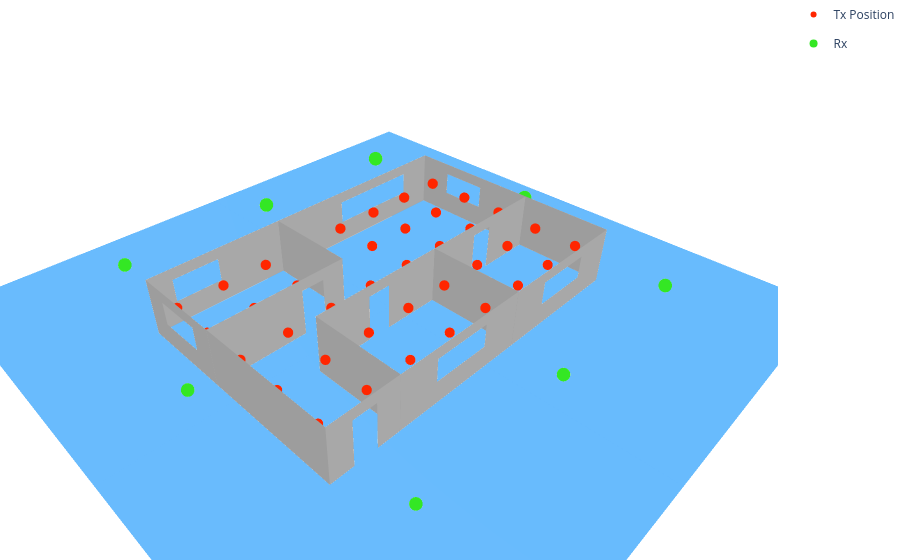

Source (notebook cell):
### Code cell
import mitsuba as mi
import numpy as np
import plotly.graph_objects as go

# Create the figure
fig = go.Figure()

# --- STEP 1: Plot the Walls / Buildings ---
params = mi.traverse(scene._scene)
for key in params.keys():
    if key.endswith('.vertex_positions'):
        mesh_name = key.split('.')[0]
        v_flat = params[key].numpy()
        vertices = v_flat.reshape(-1, 3)
        
        f_key = f"{mesh_name}.faces"
        if f_key in params:
            f_flat = params[f_key].numpy()
            faces = f_flat.reshape(-1, 3)
            
            if mesh_name == "elm__7":  # Ground plane
                fig.add_trace(go.Mesh3d(
                    x=vertices[:, 0], y=vertices[:, 1], z=vertices[:, 2],
                    i=faces[:, 0], j=faces[:, 1], k=faces[:, 2],
                    name='Ground',
                    opacity=0.8,            
                    color="#41A8FC", 
                    flatshading=True,
                    hoverinfo='name'
                ))
            else:  # Other walls/buildings
                fig.add_trace(go.Mesh3d(
                    x=vertices[:, 0], y=vertices[:, 1], z=vertices[:, 2],
                    i=faces[:, 0], j=faces[:, 1], k=faces[:, 2],
                    name=mesh_name.replace('mesh-', ''),
                    opacity=1,            
                    color="#C4C4C4", 
                    flatshading=True,
                    hoverinfo='name'
                ))

# --- STEP 2 & 3: Antennas and Multi-Receiver Rays ---
path_vertices = paths.vertices.numpy()
is_valid = paths.valid.numpy()
interactions = paths.interactions.numpy()

tx_list = list(scene.transmitters.values())
rx_list = list(scene.receivers.values())

tx_coords = [tx.position.numpy().flatten() for tx in tx_list]
rx_coords = [rx.position.numpy().flatten() for rx in rx_list]

TX_positions = np.zeros((8, 5, 3))
x_axis = np.linspace(-7, 7, 8)
y_axis = np.linspace(-4, 4, 5)
x_axis, y_axis = np.meshgrid(x_axis, y_axis, indexing='ij')
TX_positions[:, :, 0] = x_axis
TX_positions[:, :, 1] = y_axis
TX_positions[:, :, 2] = 1.5

for i, tx_position in enumerate(TX_positions.reshape(-1, 3)):
    fig.add_trace(go.Scatter3d(
        x=[tx_position[0]], y=[tx_position[1]], z=[tx_position[2]],
        mode='markers', name=f'Tx Position', showlegend=(i == 0),
        marker=dict(size=6, color="#FF2600", symbol='circle')
    ))

# Plot Transmitters
# for t_idx, tx in enumerate(tx_list):
#     fig.add_trace(go.Scatter3d(
#         x=[tx_coords[t_idx][0]], y=[tx_coords[t_idx][1]], z=[tx_coords[t_idx][2]],
#         mode='markers', name=f'Tx',
#         marker=dict(size=8, color="#FF2600", symbol='circle')
#     ))

# Plot Receivers
for r_idx, rx in enumerate(rx_list):
    fig.add_trace(go.Scatter3d(
        x=[rx_coords[r_idx][0]], y=[rx_coords[r_idx][1]], z=[rx_coords[r_idx][2]],
        mode='markers', legendgroup='Rx', name=f'Rx', showlegend=(r_idx == 0),
        marker=dict(size=8, color="#34E724", symbol='circle')
    ))

# 2. Force the arrays into the exact dimensions we need
num_rx = len(rx_list)
num_tx = len(tx_list)
num_paths = is_valid.shape[-1]         
max_depth = interactions.shape[0]      

v_sq = np.zeros((num_rx, num_tx, num_paths, max_depth, 3))
val_sq = np.zeros((num_rx, num_tx, num_paths))
int_sq = np.zeros((num_rx, num_tx, num_paths, max_depth))

for r in range(num_rx):
    for t in range(num_tx):
        for p in range(num_paths):
            v_sq[r, t, p] = path_vertices[:, r, t, p, :]
            val_sq[r, t, p] = is_valid[r, t, p]
            int_sq[r, t, p] = interactions[:, r, t, p]

# --- Setup for Colors and Legends ---
rx_colors = ['rgb(255, 215, 0)',   # Gold
             'rgb(0, 255, 255)',   # Cyan
             'rgb(255, 105, 180)', # Hot Pink
             "#40FF40",   # Lime Green
             'rgb(147, 112, 219)'] # Purple

legend_added = {r: False for r in range(num_rx)}

# 3. Iterate through the grid and pair every ray to its correct Rx and Tx
for r in range(0, 0):
    current_rx_pos = rx_coords[r] 
    
    for t in range(num_tx):
        current_tx_pos = tx_coords[t] 
        
        for p in range(num_paths):
            if val_sq[r, t, p]: 
                ray_bounces = v_sq[r, t, p]
                interacts = int_sq[r, t, p]
                
                num_bounces = np.sum(interacts != 0)
                valid_bounces = ray_bounces[:num_bounces]
                full_path = np.vstack([current_tx_pos, valid_bounces, current_rx_pos])

                color = rx_colors[r % len(rx_colors)]
                show_leg = not legend_added[r]
                if show_leg:
                    legend_added[r] = True

                fig.add_trace(go.Scatter3d(
                    x=full_path[:, 0], y=full_path[:, 1], z=full_path[:, 2],
                    mode='lines',
                    name=f'Rays to Rx{r+1}',      
                    legendgroup=f'Rx_{r+1}',       
                    showlegend=show_leg,         
                    line=dict(color=color, width=2.5),
                    hoverinfo='name' 
                ))

# --- STEP 4: Minimalist White Layout & Export ---
fig.update_layout(
    paper_bgcolor='white', # Sets the canvas background to white
    plot_bgcolor='white',  # Sets the plotting area to white
    scene=dict(
        aspectmode='data', 
        
        # Completely strips grids, backgrounds, titles, and numbers from all axes
        xaxis=dict(showgrid=False, showbackground=False, showticklabels=False, title=''),
        yaxis=dict(showgrid=False, showbackground=False, showticklabels=False, title=''),
        zaxis=dict(showgrid=False, showbackground=False, showticklabels=False, title='')
    ),
    margin=dict(l=0, r=0, b=0, t=0),
    showlegend=True
)

# Show the interactive plot in the notebook
fig.show()

### Figure 1 — Plotly figure (JSON) as saved in the notebook; plotly's stock layout.template omitted (floating-point values rounded to 4 significant figures)
{"data": [{"color": "#C4C4C4", "flatshading": true, "hoverinfo": "name", "i": [0, 3, 3, 0, 0, 7, 10, 10, 7, 13, 15, 12, 16, 12, 12, 13, 3, 14, 3, 17, 19, 21, 21, 17, 21, 23, 23, 25, 27, 27, 25, 31, 25, 34, 36, 31, 31, 29, 29, 34, 34, 37, 39, 41, 41, 37, 41, 43, 43, 45, 45, 49, 52, 52, 56, 57, 59, 51, 60, 51, 51, 61, 61, 65, 65, 69, 72, 72, 69, 72, 76], "j": [1, 4, 5, 2, 3, 8, 6, 5, 9, 14, 7, 10, 13, 11, 16, 4, 9, 13, 8, 18, 20, 22, 23, 19, 24, 22, 19, 26, 28, 29, 27, 32, 30, 35, 25, 33, 34, 28, 33, 27, 26, 38, 40, 42, 43, 39, 44, 42, 39, 46, 47, 50, 53, 54, 49, 58, 56, 52, 57, 55, 60, 62, 63, 66, 67, 70, 73, 74, 71, 75, 72], "k": [2, 5, 6, 3, 6, 9, 5, 11, 12, 15, 12, 11, 15, 16, 15, 3, 8, 3, 14, 19, 21, 23, 24, 21, 17, 19, 18, 27, 29, 30, 30, 33, 31, 36, 31, 34, 36, 33, 32, 26, 35, 39, 41, 43, 44, 41, 37, 39, 38, 47, 48, 51, 54, 55, 51, 59, 51, 55, 59, 60, 59, 63, 64, 67, 68, 71, 74, 75, 76, 69, 69], "name": "no-name-2", "opacity": 1, "type": "mesh3d", "x": [6.5, 6.5, 7.5, 7.5, 2.75, 2.75, 5.5, -5.75, -5.75, -7.5, 5.5, 2.75, -7.5, 0.25, -3.25, -3.25, 0.25, 7.5, 7.5, 7.5, 7.5, 7.5, 7.5, 7.5, 7.5, 4.5, 6.5, 7.5, -7.5, -6.0, -2.0, -2.0, -6.0, -7.5, 7.5, 6.5, 4.5, -7.5, -7.5, -7.5, -7.5, -7.5, -7.5, -7.5, -7.5, 4.5, 4.5, 4.5, 4.5, 2.0, 4.5, 4.5, -7.5, -7.5, -5.0, -5.0, 2.0, -4.0, 1.0, 1.0, -4.0, -1.5, -1.5, -1.5, -1.5, 1.5, 1.5, 1.5, 1.5, 3.5, 3.5, 7.5, 1.5, 1.5, 2.5, 2.5, 7.5], "y": [5.0, 5.0, 5.0, 5.0, 5.0, 5.0, 5.0, 5.0, 5.0, 5.0, 5.0, 5.0, 5.0, 5.0, 5.0, 5.0, 5.0, -2.0, -4.0, -5.0, 5.0, 5.0, -5.0, -4.0, -2.0, -5.0, -5.0, -5.0, -5.0, -5.0, -5.0, -5.0, -5.0, -5.0, -5.0, -5.0, -5.0, -1.5, -3.5, -5.0, 5.0, 5.0, -5.0, -3.5, -1.5, 1.0, 5.0, 5.0, 1.0, 1.0, 1.0, 1.0, 1.0, 1.0, 1.0, 1.0, 1.0, 1.0, 1.0, 1.0, 1.0, 1.0, 5.0, 5.0, 1.0, -5.0, -1.0, -1.0, -5.0, -1.0, -1.0, -1.0, -1.0, -1.0, -1.0, -1.0, -1.0], "z": [2.0, 0.0, 0.0, 2.5, 2.0, 1.708, 2.0, 1.0, 2.0, 2.5, 0.0, 1.0, 0.0, 2.0, 2.0, 1.0, 1.0, 1.0, 1.0, 0.0, 0.0, 2.5, 2.5, 2.0, 2.0, 2.0, 2.0, 2.5, 2.5, 2.0, 2.0, 1.0, 1.0, 0.0, 0.0, 1.0, 1.0, 1.0, 1.0, 0.0, 0.0, 2.5, 2.5, 2.0, 2.0, 0.0, 0.0, 2.5, 2.5, 0.0, 0.0, 2.5, 2.5, 0.0, 0.0, 2.0, 2.0, 0.0, 0.0, 2.0, 2.0, 0.0, 0.0, 2.5, 2.5, 0.0, 0.0, 2.5, 2.5, 2.0, 0.0, 0.0, 2.5, 0.0, 0.0, 2.0, 2.5]}, {"color": "#41A8FC", "flatshading": true, "hoverinfo": "name", "i": [0, 0], "j": [1, 2], "k": [2, 3], "name": "Ground", "opacity": 0.8, "type": "mesh3d", "x": [-12.5, 12.5, 12.5, -12.5], "y": [-12.5, -12.5, 12.5, 12.5], "z": [0.0, 0.0, 0.0, 0.0]}, {"marker": {"color": "#FF2600", "size": 6, "symbol": "circle"}, "mode": "markers", "name": "Tx Position", "showlegend": true, "type": "scatter3d", "x": [-7], "y": [-4], "z": [1.5]}, {"marker": {"color": "#FF2600", "size": 6, "symbol": "circle"}, "mode": "markers", "name": "Tx Position", "showlegend": false, "type": "scatter3d", "x": [-7], "y": [-2], "z": [1.5]}, {"marker": {"color": "#FF2600", "size": 6, "symbol": "circle"}, "mode": "markers", "name": "Tx Position", "showlegend": false, "type": "scatter3d", "x": [-7], "y": [0], "z": [1.5]}, {"marker": {"color": "#FF2600", "size": 6, "symbol": "circle"}, "mode": "markers", "name": "Tx Position", "showlegend": false, "type": "scatter3d", "x": [-7], "y": [2], "z": [1.5]}, {"marker": {"color": "#FF2600", "size": 6, "symbol": "circle"}, "mode": "markers", "name": "Tx Position", "showlegend": false, "type": "scatter3d", "x": [-7], "y": [4], "z": [1.5]}, {"marker": {"color": "#FF2600", "size": 6, "symbol": "circle"}, "mode": "markers", "name": "Tx Position", "showlegend": false, "type": "scatter3d", "x": [-5], "y": [-4], "z": [1.5]}, {"marker": {"color": "#FF2600", "size": 6, "symbol": "circle"}, "mode": "markers", "name": "Tx Position", "showlegend": false, "type": "scatter3d", "x": [-5], "y": [-2], "z": [1.5]}, {"marker": {"color": "#FF2600", "size": 6, "symbol": "circle"}, "mode": "markers", "name": "Tx Position", "showlegend": false, "type": "scatter3d", "x": [-5], "y": [0], "z": [1.5]}, {"marker": {"color": "#FF2600", "size": 6, "symbol": "circle"}, "mode": "markers", "name": "Tx Position", "showlegend": false, "type": "scatter3d", "x": [-5], "y": [2], "z": [1.5]}, {"marker": {"color": "#FF2600", "size": 6, "symbol": "circle"}, "mode": "markers", "name": "Tx Position", "showlegend": false, "type": "scatter3d", "x": [-5], "y": [4], "z": [1.5]}, {"marker": {"color": "#FF2600", "size": 6, "symbol": "circle"}, "mode": "markers", "name": "Tx Position", "showlegend": false, "type": "scatter3d", "x": [-3], "y": [-4], "z": [1.5]}, {"marker": {"color": "#FF2600", "size": 6, "symbol": "circle"}, "mode": "markers", "name": "Tx Position", "showlegend": false, "type": "scatter3d", "x": [-3], "y": [-2], "z": [1.5]}, {"marker": {"color": "#FF2600", "size": 6, "symbol": "circle"}, "mode": "markers", "name": "Tx Position", "showlegend": false, "type": "scatter3d", "x": [-3], "y": [0], "z": [1.5]}, {"marker": {"color": "#FF2600", "size": 6, "symbol": "circle"}, "mode": "markers", "name": "Tx Position", "showlegend": false, "type": "scatter3d", "x": [-3], "y": [2], "z": [1.5]}, {"marker": {"color": "#FF2600", "size": 6, "symbol": "circle"}, "mode": "markers", "name": "Tx Position", "showlegend": false, "type": "scatter3d", "x": [-3], "y": [4], "z": [1.5]}, {"marker": {"color": "#FF2600", "size": 6, "symbol": "circle"}, "mode": "markers", "name": "Tx Position", "showlegend": false, "type": "scatter3d", "x": [-1], "y": [-4], "z": [1.5]}, {"marker": {"color": "#FF2600", "size": 6, "symbol": "circle"}, "mode": "markers", "name": "Tx Position", "showlegend": false, "type": "scatter3d", "x": [-1], "y": [-2], "z": [1.5]}, {"marker": {"color": "#FF2600", "size": 6, "symbol": "circle"}, "mode": "markers", "name": "Tx Position", "showlegend": false, "type": "scatter3d", "x": [-1], "y": [0], "z": [1.5]}, {"marker": {"color": "#FF2600", "size": 6, "symbol": "circle"}, "mode": "markers", "name": "Tx Position", "showlegend": false, "type": "scatter3d", "x": [-1], "y": [2], "z": [1.5]}, {"marker": {"color": "#FF2600", "size": 6, "symbol": "circle"}, "mode": "markers", "name": "Tx Position", "showlegend": false, "type": "scatter3d", "x": [-1], "y": [4], "z": [1.5]}, {"marker": {"color": "#FF2600", "size": 6, "symbol": "circle"}, "mode": "markers", "name": "Tx Position", "showlegend": false, "type": "scatter3d", "x": [1], "y": [-4], "z": [1.5]}, {"marker": {"color": "#FF2600", "size": 6, "symbol": "circle"}, "mode": "markers", "name": "Tx Position", "showlegend": false, "type": "scatter3d", "x": [1], "y": [-2], "z": [1.5]}, {"marker": {"color": "#FF2600", "size": 6, "symbol": "circle"}, "mode": "markers", "name": "Tx Position", "showlegend": false, "type": "scatter3d", "x": [1], "y": [0], "z": [1.5]}, {"marker": {"color": "#FF2600", "size": 6, "symbol": "circle"}, "mode": "markers", "name": "Tx Position", "showlegend": false, "type": "scatter3d", "x": [1], "y": [2], "z": [1.5]}, {"marker": {"color": "#FF2600", "size": 6, "symbol": "circle"}, "mode": "markers", "name": "Tx Position", "showlegend": false, "type": "scatter3d", "x": [1], "y": [4], "z": [1.5]}, {"marker": {"color": "#FF2600", "size": 6, "symbol": "circle"}, "mode": "markers", "name": "Tx Position", "showlegend": false, "type": "scatter3d", "x": [3], "y": [-4], "z": [1.5]}, {"marker": {"color": "#FF2600", "size": 6, "symbol": "circle"}, "mode": "markers", "name": "Tx Position", "showlegend": false, "type": "scatter3d", "x": [3], "y": [-2], "z": [1.5]}, {"marker": {"color": "#FF2600", "size": 6, "symbol": "circle"}, "mode": "markers", "name": "Tx Position", "showlegend": false, "type": "scatter3d", "x": [3], "y": [0], "z": [1.5]}, {"marker": {"color": "#FF2600", "size": 6, "symbol": "circle"}, "mode": "markers", "name": "Tx Position", "showlegend": false, "type": "scatter3d", "x": [3], "y": [2], "z": [1.5]}, {"marker": {"color": "#FF2600", "size": 6, "symbol": "circle"}, "mode": "markers", "name": "Tx Position", "showlegend": false, "type": "scatter3d", "x": [3], "y": [4], "z": [1.5]}, {"marker": {"color": "#FF2600", "size": 6, "symbol": "circle"}, "mode": "markers", "name": "Tx Position", "showlegend": false, "type": "scatter3d", "x": [5], "y": [-4], "z": [1.5]}, {"marker": {"color": "#FF2600", "size": 6, "symbol": "circle"}, "mode": "markers", "name": "Tx Position", "showlegend": false, "type": "scatter3d", "x": [5], "y": [-2], "z": [1.5]}, {"marker": {"color": "#FF2600", "size": 6, "symbol": "circle"}, "mode": "markers", "name": "Tx Position", "showlegend": false, "type": "scatter3d", "x": [5], "y": [0], "z": [1.5]}, {"marker": {"color": "#FF2600", "size": 6, "symbol": "circle"}, "mode": "markers", "name": "Tx Position", "showlegend": false, "type": "scatter3d", "x": [5], "y": [2], "z": [1.5]}, {"marker": {"color": "#FF2600", "size": 6, "symbol": "circle"}, "mode": "markers", "name": "Tx Position", "showlegend": false, "type": "scatter3d", "x": [5], "y": [4], "z": [1.5]}, {"marker": {"color": "#FF2600", "size": 6, "symbol": "circle"}, "mode": "markers", "name": "Tx Position", "showlegend": false, "type": "scatter3d", "x": [7], "y": [-4], "z": [1.5]}, {"marker": {"color": "#FF2600", "size": 6, "symbol": "circle"}, "mode": "markers", "name": "Tx Position", "showlegend": false, "type": "scatter3d", "x": [7], "y": [-2], "z": [1.5]}, {"marker": {"color": "#FF2600", "size": 6, "symbol": "circle"}, "mode": "markers", "name": "Tx Position", "showlegend": false, "type": "scatter3d", "x": [7], "y": [0], "z": [1.5]}, {"marker": {"color": "#FF2600", "size": 6, "symbol": "circle"}, "mode": "markers", "name": "Tx Position", "showlegend": false, "type": "scatter3d", "x": [7], "y": [2], "z": [1.5]}, {"marker": {"color": "#FF2600", "size": 6, "symbol": "circle"}, "mode": "markers", "name": "Tx Position", "showlegend": false, "type": "scatter3d", "x": [7], "y": [4], "z": [1.5]}, {"legendgroup": "Rx", "marker": {"color": "#34E724", "size": 8, "symbol": "circle"}, "mode": "markers", "name": "Rx", "showlegend": true, "type": "scatter3d", "x": [-7], "y": [8], "z": [1.5]}, {"legendgroup": "Rx", "marker": {"color": "#34E724", "size": 8, "symbol": "circle"}, "mode": "markers", "name": "Rx", "showlegend": false, "type": "scatter3d", "x": [0], "y": [8], "z": [1.5]}, {"legendgroup": "Rx", "marker": {"color": "#34E724", "size": 8, "symbol": "circle"}, "mode": "markers", "name": "Rx", "showlegend": false, "type": "scatter3d", "x": [7], "y": [8], "z": [1.5]}, {"legendgroup": "Rx", "marker": {"color": "#34E724", "size": 8, "symbol": "circle"}, "mode": "markers", "name": "Rx", "showlegend": false, "type": "scatter3d", "x": [9], "y": [0], "z": [1.5]}, {"legendgroup": "Rx", "marker": {"color": "#34E724", "size": 8, "symbol": "circle"}, "mode": "markers", "name": "Rx", "showlegend": false, "type": "scatter3d", "x": [-9], "y": [0], "z": [1.5]}, {"legendgroup": "Rx", "marker": {"color": "#34E724", "size": 8, "symbol": "circle"}, "mode": "markers", "name": "Rx", "showlegend": false, "type": "scatter3d", "x": [-7], "y": [-8], "z": [1.5]}, {"legendgroup": "Rx", "marker": {"color": "#34E724", "size": 8, "symbol": "circle"}, "mode": "markers", "name": "Rx", "showlegend": false, "type": "scatter3d", "x": [0], "y": [-8], "z": [1.5]}, {"legendgroup": "Rx", "marker": {"color": "#34E724", "size": 8, "symbol": "circle"}, "mode": "markers", "name": "Rx", "showlegend": false, "type": "scatter3d", "x": [7], "y": [-8], "z": [1.5]}], "layout": {"margin": {"b": 0, "l": 0, "r": 0, "t": 0}, "paper_bgcolor": "white", "plot_bgcolor": "white", "scene": {"aspectmode": "data", "xaxis": {"showbackground": false, "showgrid": false, "showticklabels": false, "title": {"text": ""}}, "yaxis": {"showbackground": false, "showgrid": false, "showticklabels": false, "title": {"text": ""}}, "zaxis": {"showbackground": false, "showgrid": false, "showticklabels": false, "title": {"text": ""}}}, "showlegend": true}}
